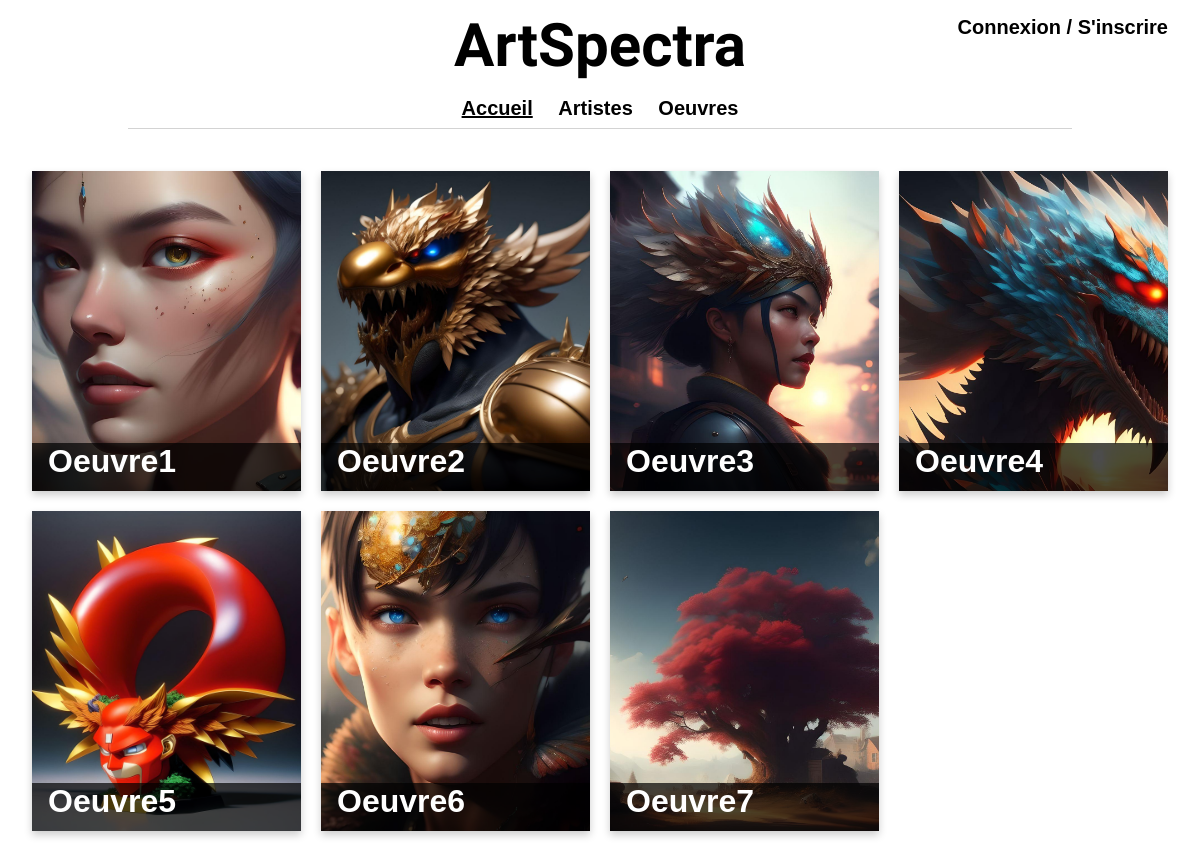
The page / on the database its author committed.
### appliArtSpectra/models.py (models this page shows, shortened)
class Oeuvre(models.Model):
    idOeuvre = models.AutoField(primary_key=True)
    nomOeuvre = models.CharField(max_length=50, verbose_name="Nom de l'oeuvre", unique=True)
    descriptionOeuvre = models.CharField(max_length=255, verbose_name="Description de l'oeuvre", blank=True,default='')
    dateCreationOeuvre = models.CharField(max_length=10,verbose_name="Date de création de l'oeuvre")
    dimensionOeuvre = models.CharField(max_length=50, verbose_name="Dimension de l'oeuvre", blank=True)
    imageOeuvre = models.ImageField(upload_to='images/oeuvres/', verbose_name="Image de l'oeuvre", blank=True)
    prixOeuvre = models.IntegerField(verbose_name="Prix de l'oeuvre")
    slug = models.SlugField(max_length=100, verbose_name="Slug de l'oeuvre", unique=False, editable=True)
    auteurOeuvre = models.ForeignKey(Shopper, on_delete=models.CASCADE, verbose_name="Auteur de l'oeuvre")
    quantiteOeuvre = models.IntegerField(verbose_name="Quantité de l'oeuvre")

### appliArtSpectra/views.py (the view)
# urls.py: path('', views.oeuvres, name='accueil'),
def oeuvres(request):
    oeuvres = Oeuvre.objects.all()
    return render(request, 'appliArtSpectra/oeuvres.html', {'oeuvres': oeuvres})

### accounts/models.py (called while the page is built)
    def __str__(self):
        return self.username

### appliArtSpectra/templates/appliArtSpectra/oeuvres.html (shortened to what this page needs)
{% extends 'appliArtSpectra/base.html' %}
{% block content %}
    {% load static %}
    <div id="container-oeuvre">
        {% for oeuvre in oeuvres %}
            <a href="/oeuvres/{{ oeuvre.slug }}/{{ oeuvre.idOeuvre }}/">
                <div class="card-oeuvre">
                    <img class="card-img" src="/media/{{ oeuvre.imageOeuvre }}" alt="{{ oeuvre.nomOeuvre }}"/>
                    <p class="card-name">{{ oeuvre.nomOeuvre|capfirst }}
                    </p>
                </div>
            </a>
        {% endfor %}
    </div>
{% endblock %}

### appliArtSpectra/templates/appliArtSpectra/base.html (shortened to what this page needs)
{% load static %}
<!doctype html>
<html lang="en">
<head>
    <link rel="stylesheet" href="{% static 'appliArtSpectra/css/styles.css' %}">
</head>
<body>
<header>
    <nav>
        <h1>ArtSpectra</h1>
        <ul>
            <li><a class="{% if request.resolver_match.url_name == 'accueil' %}--active{% endif %}"
                   href="{% url 'accueil' %}">Accueil</a></li>
            <li><a class="{% if request.resolver_match.url_name == 'artistes' %}--active{% endif %}"
                   href="{% url 'artistes' %}">Artistes</a></li>
            <li><a class="{% if request.resolver_match.url_name == 'oeuvres' %}--active{% endif %}"
                   href="{% url 'oeuvres' %}">Oeuvres</a></li>
        </ul>
    </nav>
    <div id="container-connexion">
        {% if user.is_authenticated %}
            <a href="{% url 'profil' %}">
                <div class="row-name">
                    <p>{{ user.username }}</p>
                    <img class="user-avatar" src="
                            {% if user.avatar != '' %}{{ user.avatar.url }}{% else %}{% static 'appliArtSpectra/img/avatar.png' %}{% endif %}"
                         alt="avatar">
                </div>
            </a>
            <p><a href="{% url 'logout' %}">Se déconnecter</a></p>
        {% else %}
            <p><a href="{% url 'login' %}">Connexion</a> / <a href="{% url 'signup' %}">S'inscrire</a></p>
        {% endif %}
    </div>
</header>
<main>
    {% block content %}{% endblock %}
</main>
</body>
</html>

### appliArtSpectra/static/appliArtSpectra/css/styles.css (style rules this page uses)
html, body { height : 100%; margin : 0; padding : 0; width : 100%; font-family : "Poppins", sans-serif; }
header { background-color : #ffffff; color : #000000; padding : 10px; text-align : center; font-size : 20px; font-weight : bold; font-family : "Poppins", sans-serif; display : flex; justify-content : center; }
header nav { border-bottom : 1px solid lightgray; width : 80%; padding : 0 0 .5rem 0; }
header nav h1 { font-family : "Slackside One", sans-serif; font-size : 3em; margin : 0 0 1rem 0; padding : 0; }
header nav ul { list-style-type : none; margin : 0; padding : 0; }
header nav ul li a { color : #000000; text-decoration : none; }
header nav ul li a.--active { text-decoration : underline; }
header nav ul li { display : inline; padding : 10px; }
header #container-connexion { position : absolute; top : 1rem; right : 2rem; }
header #container-connexion p { margin : 0; }
header #container-connexion a { color : #000000; text-decoration : none; }
#container-oeuvre { display : grid; grid-template-columns : 1fr 1fr 1fr 1fr; grid-gap : 20px; align-items : start; margin : 0; padding : 2rem; width : 100%; height : 100%; box-sizing : border-box; }
#container-oeuvre .card-oeuvre { box-sizing : border-box; margin : 0; padding : 0; box-shadow : 0 4px 8px 0 rgba(0, 0, 0, 0.2); width : 100%; height : 20rem; position : relative; background-color : black; transition : all 0.4s ease-in-out; }
#container-oeuvre .card-oeuvre img.card-img { width : 100%; height : 100%; box-sizing : border-box; margin : 0; padding : 0; object-fit : cover; transition : all 0.4s ease-in-out; }
#container-oeuvre .card-oeuvre p.card-name { position : absolute; bottom : 0; left : 0; width : 100%; height : 3rem; margin : 0; color : white; background-color : rgba(0, 0, 0, 0.7); font-size : 2rem; font-weight : bold; font-family : "Poppins", sans-serif; display : flex; justify-content : flex-start; flex-direction : column; align-items : flex-start; padding : 0 1rem; box-sizing : border-box; transition : all 0.4s ease-in-out; overflow : hidden; }

### rows shown on the page
Oeuvre: imageOeuvre (picture), nomOeuvre "Oeuvre1"
Oeuvre: imageOeuvre (picture), nomOeuvre "Oeuvre2"
Oeuvre: imageOeuvre (picture), nomOeuvre "Oeuvre3"
Oeuvre: imageOeuvre (picture), nomOeuvre "Oeuvre4"
Oeuvre: imageOeuvre (picture), nomOeuvre "Oeuvre5"
Oeuvre: imageOeuvre (picture), nomOeuvre "Oeuvre6"
Oeuvre: imageOeuvre (picture), nomOeuvre "Oeuvre7"
